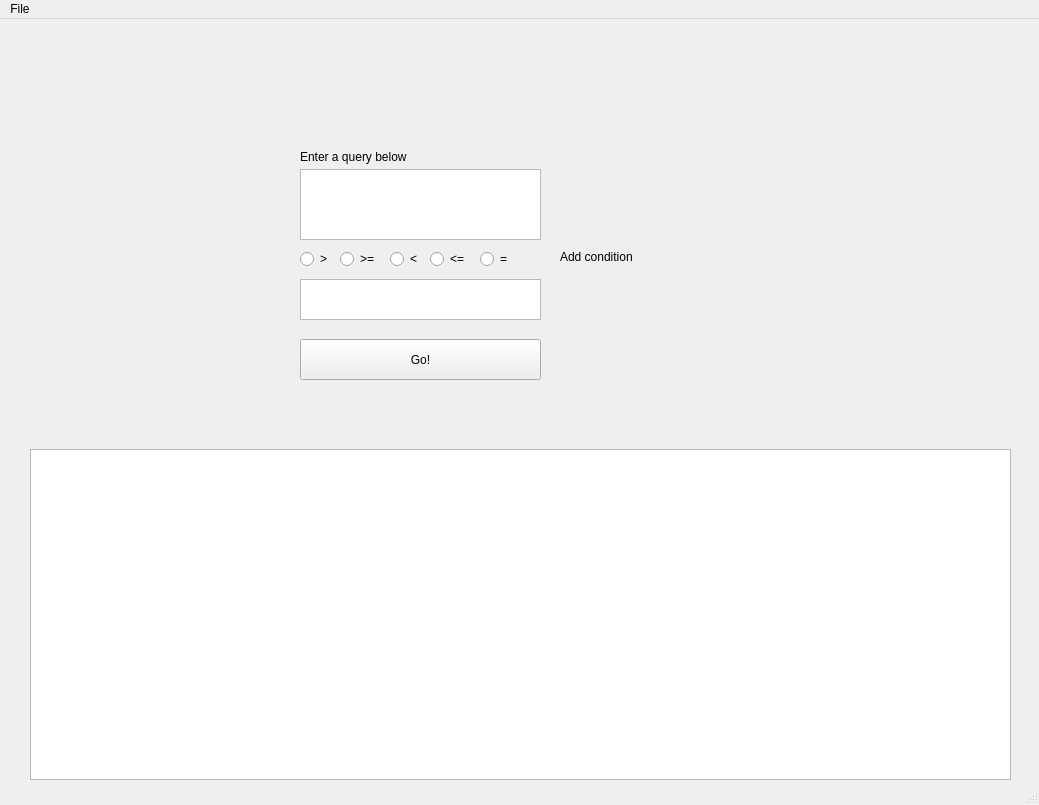
<?xml version="1.0" encoding="UTF-8"?>
<ui version="4.0">
 <class>MainWindow</class>
 <widget class="QMainWindow" name="MainWindow">
  <property name="geometry">
   <rect>
    <x>0</x>
    <y>0</y>
    <width>1039</width>
    <height>805</height>
   </rect>
  </property>
  <property name="windowTitle">
   <string>MainWindow</string>
  </property>
  <widget class="QWidget" name="centralwidget">
   <widget class="QRadioButton" name="radioButton">
    <property name="geometry">
     <rect>
      <x>340</x>
      <y>230</y>
      <width>89</width>
      <height>20</height>
     </rect>
    </property>
    <property name="text">
     <string>&gt;=</string>
    </property>
   </widget>
   <widget class="QRadioButton" name="radioButton_2">
    <property name="geometry">
     <rect>
      <x>390</x>
      <y>230</y>
      <width>89</width>
      <height>20</height>
     </rect>
    </property>
    <property name="text">
     <string>&lt;</string>
    </property>
   </widget>
   <widget class="QRadioButton" name="radioButton_3">
    <property name="geometry">
     <rect>
      <x>430</x>
      <y>230</y>
      <width>89</width>
      <height>20</height>
     </rect>
    </property>
    <property name="text">
     <string>&lt;=</string>
    </property>
   </widget>
   <widget class="QRadioButton" name="radioButton_4">
    <property name="geometry">
     <rect>
      <x>300</x>
      <y>230</y>
      <width>89</width>
      <height>20</height>
     </rect>
    </property>
    <property name="text">
     <string>&gt;</string>
    </property>
   </widget>
   <widget class="QRadioButton" name="radioButton_5">
    <property name="geometry">
     <rect>
      <x>480</x>
      <y>230</y>
      <width>89</width>
      <height>20</height>
     </rect>
    </property>
    <property name="text">
     <string>=</string>
    </property>
   </widget>
   <widget class="QTextEdit" name="textEdit">
    <property name="geometry">
     <rect>
      <x>300</x>
      <y>150</y>
      <width>241</width>
      <height>71</height>
     </rect>
    </property>
   </widget>
   <widget class="QTextEdit" name="textEdit_2">
    <property name="geometry">
     <rect>
      <x>300</x>
      <y>260</y>
      <width>241</width>
      <height>41</height>
     </rect>
    </property>
   </widget>
   <widget class="QLabel" name="label">
    <property name="geometry">
     <rect>
      <x>300</x>
      <y>130</y>
      <width>111</width>
      <height>16</height>
     </rect>
    </property>
    <property name="text">
     <string>Enter a query below</string>
    </property>
   </widget>
   <widget class="QLabel" name="label_2">
    <property name="geometry">
     <rect>
      <x>560</x>
      <y>230</y>
      <width>81</width>
      <height>16</height>
     </rect>
    </property>
    <property name="text">
     <string>Add condition</string>
    </property>
   </widget>
   <widget class="QPushButton" name="pushButton">
    <property name="geometry">
     <rect>
      <x>300</x>
      <y>320</y>
      <width>241</width>
      <height>41</height>
     </rect>
    </property>
    <property name="mouseTracking">
     <bool>false</bool>
    </property>
    <property name="text">
     <string>Go!</string>
    </property>
   </widget>
   <widget class="QTextEdit" name="textEdit_3">
    <property name="geometry">
     <rect>
      <x>30</x>
      <y>430</y>
      <width>981</width>
      <height>331</height>
     </rect>
    </property>
   </widget>
  </widget>
  <widget class="QMenuBar" name="menubar">
   <property name="geometry">
    <rect>
     <x>0</x>
     <y>0</y>
     <width>1039</width>
     <height>22</height>
    </rect>
   </property>
   <widget class="QMenu" name="menuFile">
    <property name="title">
     <string>File</string>
    </property>
   </widget>
   <addaction name="menuFile"/>
  </widget>
  <widget class="QStatusBar" name="statusbar"/>
 </widget>
 <resources/>
 <connections/>
</ui>
